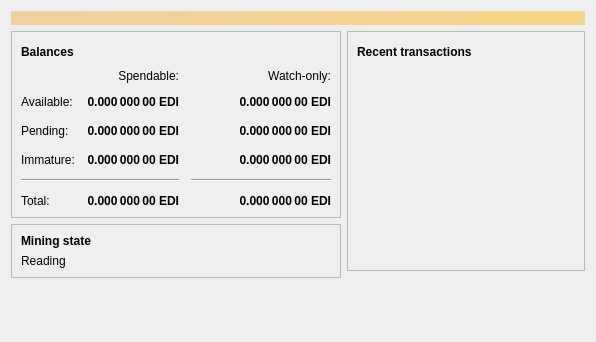
<?xml version="1.0" encoding="UTF-8"?>
<ui version="4.0">
 <class>OverviewPage</class>
 <widget class="QWidget" name="OverviewPage">
  <property name="geometry">
   <rect>
    <x>0</x>
    <y>0</y>
    <width>596</width>
    <height>342</height>
   </rect>
  </property>
  <property name="windowTitle">
   <string>Form</string>
  </property>
  <layout class="QVBoxLayout" name="topLayout">
   <item>
    <widget class="QLabel" name="labelAlerts">
     <property name="visible">
      <bool>false</bool>
     </property>
     <property name="styleSheet">
      <string notr="true">QLabel { background-color: qlineargradient(x1: 0, y1: 0, x2: 1, y2: 0, stop:0 #F0D0A0, stop:1 #F8D488); color:#000000; }</string>
     </property>
     <property name="wordWrap">
      <bool>true</bool>
     </property>
     <property name="margin">
      <number>3</number>
     </property>
     <property name="textInteractionFlags">
      <set>Qt::TextSelectableByMouse</set>
     </property>
    </widget>
   </item>
   <item>
    <layout class="QHBoxLayout" name="horizontalLayout" stretch="1,1">
     <item>
      <layout class="QVBoxLayout" name="verticalLayout_2">
       <item>
        <widget class="QFrame" name="frame">
         <property name="frameShape">
          <enum>QFrame::StyledPanel</enum>
         </property>
         <property name="frameShadow">
          <enum>QFrame::Raised</enum>
         </property>
         <layout class="QVBoxLayout" name="verticalLayout_4">
          <item>
           <layout class="QHBoxLayout" name="horizontalLayout_4">
            <item>
             <widget class="QLabel" name="label_5">
              <property name="font">
               <font>
                <weight>75</weight>
                <bold>true</bold>
               </font>
              </property>
              <property name="text">
               <string>Balances</string>
              </property>
             </widget>
            </item>
            <item>
             <widget class="QPushButton" name="labelWalletStatus">
              <property name="enabled">
               <bool>true</bool>
              </property>
              <property name="maximumSize">
               <size>
                <width>30</width>
                <height>16777215</height>
               </size>
              </property>
              <property name="toolTip">
               <string>The displayed information may be out of date. Your wallet automatically synchronizes with the Bitcoin network after a connection is established, but this process has not completed yet.</string>
              </property>
              <property name="text">
               <string/>
              </property>
              <property name="icon">
               <iconset resource="../bitcoin.qrc">
                <normaloff>:/icons/warning</normaloff>
                <disabledoff>:/icons/warning</disabledoff>:/icons/warning</iconset>
              </property>
              <property name="iconSize">
               <size>
                <width>24</width>
                <height>24</height>
               </size>
              </property>
              <property name="flat">
               <bool>true</bool>
              </property>
             </widget>
            </item>
            <item>
             <spacer name="horizontalSpacer_3">
              <property name="orientation">
               <enum>Qt::Horizontal</enum>
              </property>
              <property name="sizeHint" stdset="0">
               <size>
                <width>40</width>
                <height>20</height>
               </size>
              </property>
             </spacer>
            </item>
           </layout>
          </item>
          <item>
           <layout class="QGridLayout" name="gridLayout">
            <property name="spacing">
             <number>12</number>
            </property>
            <item row="2" column="2">
             <widget class="QLabel" name="labelWatchPending">
              <property name="font">
               <font>
                <weight>75</weight>
                <bold>true</bold>
               </font>
              </property>
              <property name="cursor">
               <cursorShape>IBeamCursor</cursorShape>
              </property>
              <property name="toolTip">
               <string>Unconfirmed transactions to watch-only addresses</string>
              </property>
              <property name="text">
               <string notr="true">0.000 000 00 EDI</string>
              </property>
              <property name="alignment">
               <set>Qt::AlignRight|Qt::AlignTrailing|Qt::AlignVCenter</set>
              </property>
              <property name="textInteractionFlags">
               <set>Qt::LinksAccessibleByMouse|Qt::TextSelectableByKeyboard|Qt::TextSelectableByMouse</set>
              </property>
             </widget>
            </item>
            <item row="2" column="1">
             <widget class="QLabel" name="labelUnconfirmed">
              <property name="font">
               <font>
                <weight>75</weight>
                <bold>true</bold>
               </font>
              </property>
              <property name="cursor">
               <cursorShape>IBeamCursor</cursorShape>
              </property>
              <property name="toolTip">
               <string>Total of transactions that have yet to be confirmed, and do not yet count toward the spendable balance</string>
              </property>
              <property name="text">
               <string notr="true">0.000 000 00 EDI</string>
              </property>
              <property name="alignment">
               <set>Qt::AlignRight|Qt::AlignTrailing|Qt::AlignVCenter</set>
              </property>
              <property name="textInteractionFlags">
               <set>Qt::LinksAccessibleByMouse|Qt::TextSelectableByKeyboard|Qt::TextSelectableByMouse</set>
              </property>
             </widget>
            </item>
            <item row="3" column="2">
             <widget class="QLabel" name="labelWatchImmature">
              <property name="font">
               <font>
                <weight>75</weight>
                <bold>true</bold>
               </font>
              </property>
              <property name="cursor">
               <cursorShape>IBeamCursor</cursorShape>
              </property>
              <property name="toolTip">
               <string>Mined balance in watch-only addresses that has not yet matured</string>
              </property>
              <property name="text">
               <string notr="true">0.000 000 00 EDI</string>
              </property>
              <property name="alignment">
               <set>Qt::AlignRight|Qt::AlignTrailing|Qt::AlignVCenter</set>
              </property>
              <property name="textInteractionFlags">
               <set>Qt::LinksAccessibleByMouse|Qt::TextSelectableByKeyboard|Qt::TextSelectableByMouse</set>
              </property>
             </widget>
            </item>
            <item row="4" column="0" colspan="2">
             <widget class="Line" name="line">
              <property name="orientation">
               <enum>Qt::Horizontal</enum>
              </property>
             </widget>
            </item>
            <item row="4" column="2">
             <widget class="Line" name="lineWatchBalance">
              <property name="sizePolicy">
               <sizepolicy hsizetype="Preferred" vsizetype="Fixed">
                <horstretch>0</horstretch>
                <verstretch>0</verstretch>
               </sizepolicy>
              </property>
              <property name="minimumSize">
               <size>
                <width>140</width>
                <height>0</height>
               </size>
              </property>
              <property name="orientation">
               <enum>Qt::Horizontal</enum>
              </property>
             </widget>
            </item>
            <item row="5" column="0">
             <widget class="QLabel" name="labelTotalText">
              <property name="text">
               <string>Total:</string>
              </property>
             </widget>
            </item>
            <item row="3" column="1">
             <widget class="QLabel" name="labelImmature">
              <property name="font">
               <font>
                <weight>75</weight>
                <bold>true</bold>
               </font>
              </property>
              <property name="cursor">
               <cursorShape>IBeamCursor</cursorShape>
              </property>
              <property name="toolTip">
               <string>Mined balance that has not yet matured</string>
              </property>
              <property name="text">
               <string notr="true">0.000 000 00 EDI</string>
              </property>
              <property name="alignment">
               <set>Qt::AlignRight|Qt::AlignTrailing|Qt::AlignVCenter</set>
              </property>
              <property name="textInteractionFlags">
               <set>Qt::LinksAccessibleByMouse|Qt::TextSelectableByKeyboard|Qt::TextSelectableByMouse</set>
              </property>
             </widget>
            </item>
            <item row="2" column="3">
             <spacer name="horizontalSpacer_2">
              <property name="orientation">
               <enum>Qt::Horizontal</enum>
              </property>
              <property name="sizeHint" stdset="0">
               <size>
                <width>40</width>
                <height>20</height>
               </size>
              </property>
             </spacer>
            </item>
            <item row="3" column="0">
             <widget class="QLabel" name="labelImmatureText">
              <property name="text">
               <string>Immature:</string>
              </property>
             </widget>
            </item>
            <item row="5" column="1">
             <widget class="QLabel" name="labelTotal">
              <property name="font">
               <font>
                <weight>75</weight>
                <bold>true</bold>
               </font>
              </property>
              <property name="cursor">
               <cursorShape>IBeamCursor</cursorShape>
              </property>
              <property name="toolTip">
               <string>Your current total balance</string>
              </property>
              <property name="text">
               <string notr="true">0.000 000 00 EDI</string>
              </property>
              <property name="alignment">
               <set>Qt::AlignRight|Qt::AlignTrailing|Qt::AlignVCenter</set>
              </property>
              <property name="textInteractionFlags">
               <set>Qt::LinksAccessibleByMouse|Qt::TextSelectableByKeyboard|Qt::TextSelectableByMouse</set>
              </property>
             </widget>
            </item>
            <item row="5" column="2">
             <widget class="QLabel" name="labelWatchTotal">
              <property name="font">
               <font>
                <weight>75</weight>
                <bold>true</bold>
               </font>
              </property>
              <property name="cursor">
               <cursorShape>IBeamCursor</cursorShape>
              </property>
              <property name="toolTip">
               <string>Current total balance in watch-only addresses</string>
              </property>
              <property name="text">
               <string notr="true">0.000 000 00 EDI</string>
              </property>
              <property name="alignment">
               <set>Qt::AlignRight|Qt::AlignTrailing|Qt::AlignVCenter</set>
              </property>
              <property name="textInteractionFlags">
               <set>Qt::LinksAccessibleByMouse|Qt::TextSelectableByKeyboard|Qt::TextSelectableByMouse</set>
              </property>
             </widget>
            </item>
            <item row="0" column="2">
             <widget class="QLabel" name="labelWatchonly">
              <property name="text">
               <string>Watch-only:</string>
              </property>
              <property name="alignment">
               <set>Qt::AlignRight|Qt::AlignTrailing|Qt::AlignVCenter</set>
              </property>
             </widget>
            </item>
            <item row="1" column="0">
             <widget class="QLabel" name="labelBalanceText">
              <property name="text">
               <string>Available:</string>
              </property>
             </widget>
            </item>
            <item row="1" column="1">
             <widget class="QLabel" name="labelBalance">
              <property name="font">
               <font>
                <weight>75</weight>
                <bold>true</bold>
               </font>
              </property>
              <property name="cursor">
               <cursorShape>IBeamCursor</cursorShape>
              </property>
              <property name="toolTip">
               <string>Your current spendable balance</string>
              </property>
              <property name="text">
               <string notr="true">0.000 000 00 EDI</string>
              </property>
              <property name="alignment">
               <set>Qt::AlignRight|Qt::AlignTrailing|Qt::AlignVCenter</set>
              </property>
              <property name="textInteractionFlags">
               <set>Qt::LinksAccessibleByMouse|Qt::TextSelectableByKeyboard|Qt::TextSelectableByMouse</set>
              </property>
             </widget>
            </item>
            <item row="1" column="2">
             <widget class="QLabel" name="labelWatchAvailable">
              <property name="font">
               <font>
                <weight>75</weight>
                <bold>true</bold>
               </font>
              </property>
              <property name="cursor">
               <cursorShape>IBeamCursor</cursorShape>
              </property>
              <property name="toolTip">
               <string>Your current balance in watch-only addresses</string>
              </property>
              <property name="text">
               <string notr="true">0.000 000 00 EDI</string>
              </property>
              <property name="alignment">
               <set>Qt::AlignRight|Qt::AlignTrailing|Qt::AlignVCenter</set>
              </property>
              <property name="textInteractionFlags">
               <set>Qt::LinksAccessibleByMouse|Qt::TextSelectableByKeyboard|Qt::TextSelectableByMouse</set>
              </property>
             </widget>
            </item>
            <item row="2" column="0">
             <widget class="QLabel" name="labelPendingText">
              <property name="text">
               <string>Pending:</string>
              </property>
             </widget>
            </item>
            <item row="0" column="1">
             <widget class="QLabel" name="labelSpendable">
              <property name="text">
               <string>Spendable:</string>
              </property>
              <property name="alignment">
               <set>Qt::AlignRight|Qt::AlignTrailing|Qt::AlignVCenter</set>
              </property>
             </widget>
            </item>
           </layout>
          </item>
         </layout>
        </widget>
       </item>
       <item>
        <widget class="QFrame" name="miningframe">
         <property name="frameShape">
          <enum>QFrame::StyledPanel</enum>
         </property>
         <property name="frameShadow">
          <enum>QFrame::Raised</enum>
         </property>
          <layout class="QVBoxLayout" name="horizontalLayout_mining">
            <item>
             <widget class="QLabel" name="miningStatusLabel">
              <property name="font">
               <font>
                <weight>75</weight>
                <bold>true</bold>
               </font>
              </property>
              <property name="text">
               <string>Mining state</string>
              </property>
             </widget>
            </item>
            <item>
             <widget class="QLabel" name="miningStatus">
              <property name="text">
               <string>Reading</string>
              </property>
              <property name="wordWrap">
                <bool>true</bool>
              </property>
             </widget>
            </item>
           </layout>
        </widget>
       </item>
       <item>
        <spacer name="verticalSpacer">
         <property name="orientation">
          <enum>Qt::Vertical</enum>
         </property>
         <property name="sizeHint" stdset="0">
          <size>
           <width>20</width>
           <height>40</height>
          </size>
         </property>
        </spacer>
       </item>
      </layout>
     </item>
     <item>
      <layout class="QVBoxLayout" name="verticalLayout_3">
       <item>
        <widget class="QFrame" name="frame_2">
         <property name="frameShape">
          <enum>QFrame::StyledPanel</enum>
         </property>
         <property name="frameShadow">
          <enum>QFrame::Raised</enum>
         </property>
         <layout class="QVBoxLayout" name="verticalLayout">
          <item>
           <layout class="QHBoxLayout" name="horizontalLayout_2">
            <item>
             <widget class="QLabel" name="label_4">
              <property name="font">
               <font>
                <weight>75</weight>
                <bold>true</bold>
               </font>
              </property>
              <property name="text">
               <string>Recent transactions</string>
              </property>
             </widget>
            </item>
            <item>
             <widget class="QPushButton" name="labelTransactionsStatus">
              <property name="enabled">
               <bool>true</bool>
              </property>
              <property name="maximumSize">
               <size>
                <width>30</width>
                <height>16777215</height>
               </size>
              </property>
              <property name="toolTip">
               <string>The displayed information may be out of date. Your wallet automatically synchronizes with the Bitcoin network after a connection is established, but this process has not completed yet.</string>
              </property>
              <property name="text">
               <string/>
              </property>
              <property name="icon">
               <iconset resource="../bitcoin.qrc">
                <normaloff>:/icons/warning</normaloff>
                <disabledoff>:/icons/warning</disabledoff>:/icons/warning</iconset>
              </property>
              <property name="iconSize">
               <size>
                <width>24</width>
                <height>24</height>
               </size>
              </property>
              <property name="flat">
               <bool>true</bool>
              </property>
             </widget>
            </item>
            <item>
             <spacer name="horizontalSpacer">
              <property name="orientation">
               <enum>Qt::Horizontal</enum>
              </property>
              <property name="sizeHint" stdset="0">
               <size>
                <width>40</width>
                <height>20</height>
               </size>
              </property>
             </spacer>
            </item>
           </layout>
          </item>
          <item>
           <widget class="QListView" name="listTransactions">
            <property name="styleSheet">
             <string notr="true">QListView { background: transparent; }</string>
            </property>
            <property name="frameShape">
             <enum>QFrame::NoFrame</enum>
            </property>
            <property name="verticalScrollBarPolicy">
             <enum>Qt::ScrollBarAlwaysOff</enum>
            </property>
            <property name="horizontalScrollBarPolicy">
             <enum>Qt::ScrollBarAlwaysOff</enum>
            </property>
            <property name="selectionMode">
             <enum>QAbstractItemView::NoSelection</enum>
            </property>
           </widget>
          </item>
         </layout>
        </widget>
       </item>
       <item>
        <spacer name="verticalSpacer_2">
         <property name="orientation">
          <enum>Qt::Vertical</enum>
         </property>
         <property name="sizeHint" stdset="0">
          <size>
           <width>20</width>
           <height>40</height>
          </size>
         </property>
        </spacer>
       </item>
      </layout>
     </item>
    </layout>
   </item>
  </layout>
 </widget>
 <resources/>
 <connections/>
</ui>
